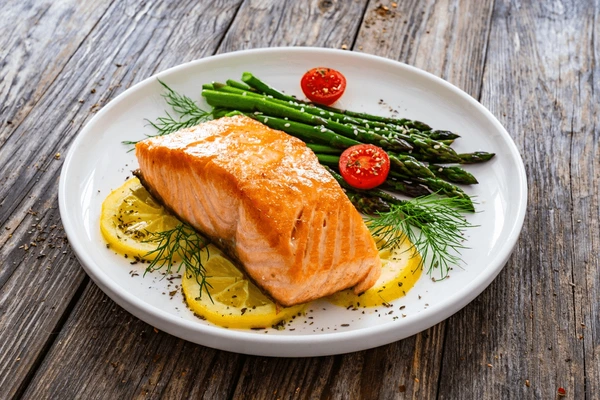
#> input picture src/images/x003.jpeg, 600 x 400 px
$ jupyter execute --allow-errors macronutrients_estimation.ipynb
#> lines starting #> are read from the running program, lines starting #| are printed output that depends on the picture
### src/macro_nutrients_estimation.py
import numpy as np
import random
import cv2
from src.segment_enhanced_model import SegmentEnhancedModel
from src.volume_estimation import VolumeEstimator

class MacroNutrientsEstimator:
    def __init__(self, sam_model_type:str="vit_b", depth_layers:int=20, voxel_volume:int=1):
        self.segmentation_model = SegmentEnhancedModel(sam_model_type=sam_model_type)
        self.volume_estimator = VolumeEstimator(depth_layers=depth_layers, voxel_volume=voxel_volume)

    # [41 lines left out: functions _get_food_nutrition_info, estimate_macro_nutrients, not called in this run]

### macronutrients_estimation.ipynb
[cell 1]
import numpy as np
import cv2
import matplotlib.pyplot as plt

from src.macro_nutrients_estimation import MacroNutrientsEstimator

[cell 2]
input_image_path = "./src/images/x003.jpeg"

[cell 3]
original_image = cv2.imread(input_image_path)
#> original_image is the input picture: shape (400, 600, 3); mean B, G, R 112.8, 133.8, 151.4
image_test = cv2.cvtColor(original_image, cv2.COLOR_BGR2RGB)
image_test_rgb = cv2.resize(image_test, (512, 512))
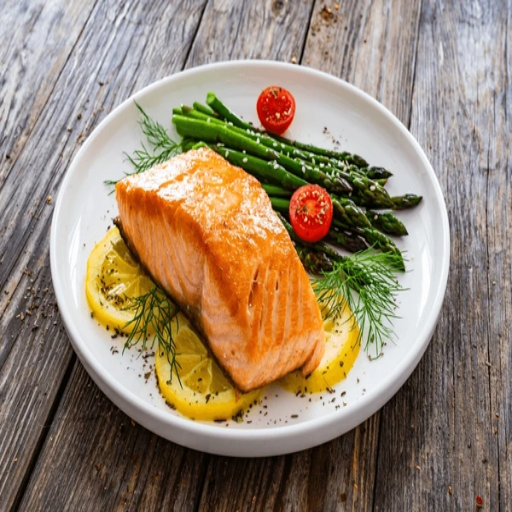
#> image_test_rgb: shape (512, 512, 3); mean R, G, B 151.3, 133.7, 112.7

#> (a cell that did not finish here is left out)


$ run again, with src/images/x001.jpeg copied over src/images/x003.jpeg
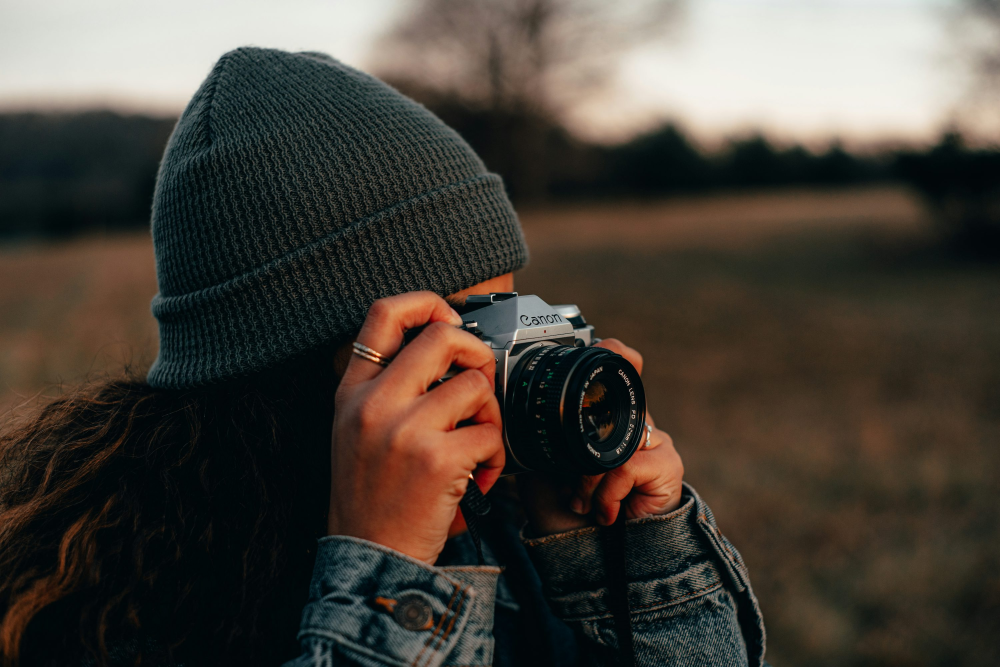
#> input picture src/images/x001.jpeg, 3000 x 2000 px (shown at 1/3 size)
#> original_image is the input picture: shape (2000, 3000, 3); mean B, G, R 58.6, 66.5, 72.3
#> `image_test_rgb = cv2.resize(image_test, (512, 512))`:
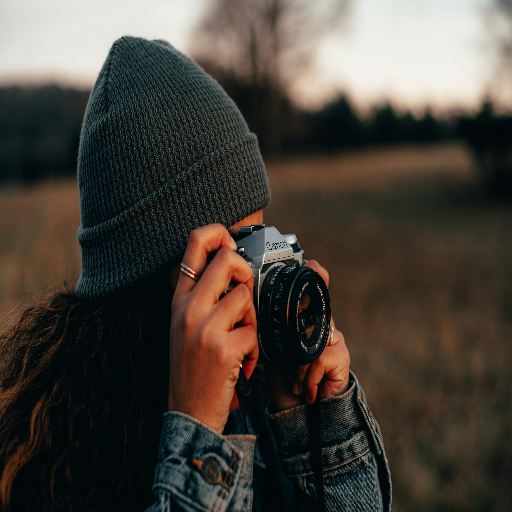
#> image_test_rgb: shape (512, 512, 3); mean R, G, B 72.2, 66.4, 58.5

$ run again, with src/images/x002.jpeg copied over src/images/x003.jpeg
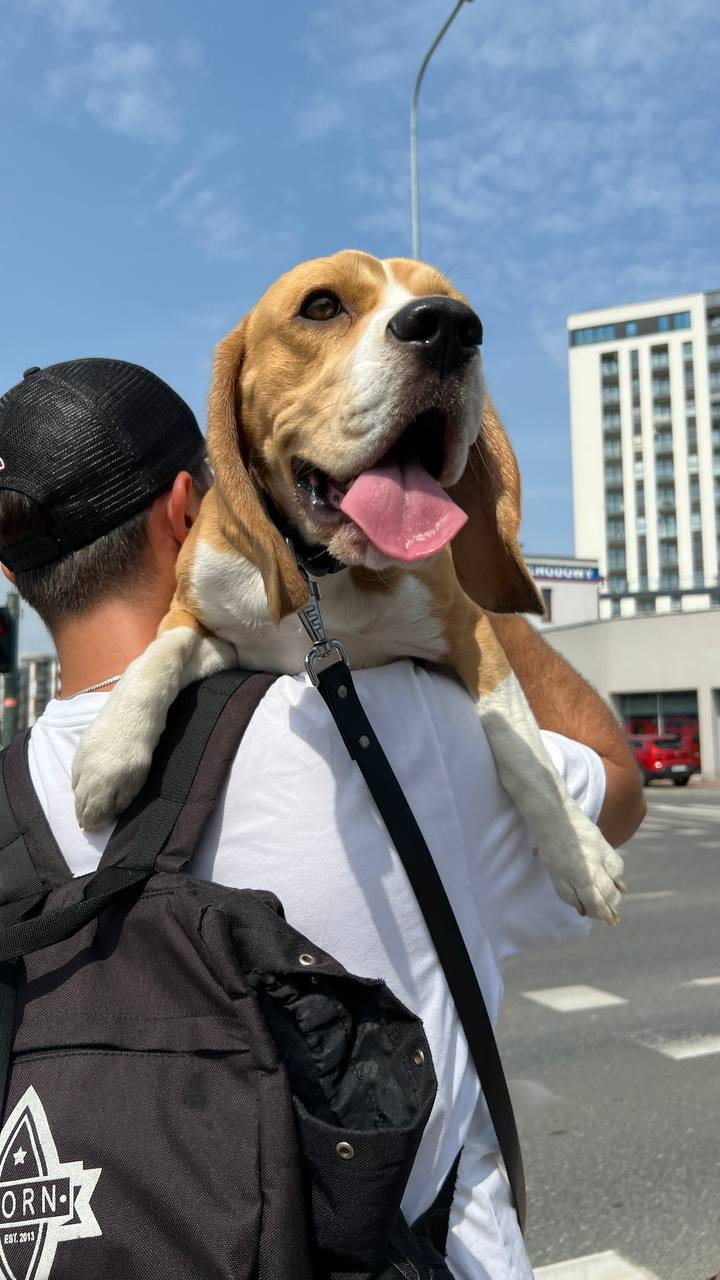
#> input picture src/images/x002.jpeg, 720 x 1280 px
#> original_image is the input picture: shape (1280, 720, 3); mean B, G, R 129.2, 120.9, 115.4
#> `image_test_rgb = cv2.resize(image_test, (512, 512))`:
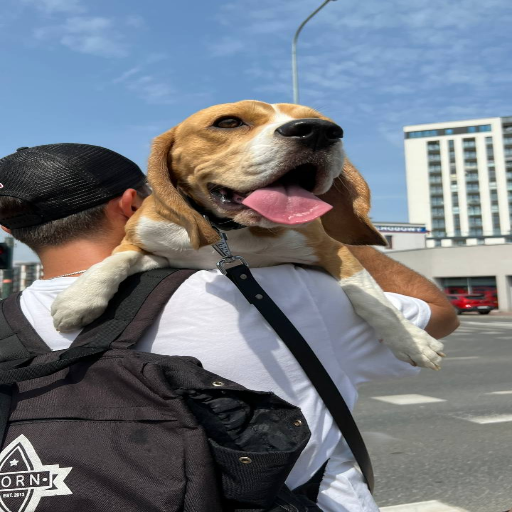
#> image_test_rgb: shape (512, 512, 3); mean R, G, B 115.3, 120.8, 129.1

$ run again, with src/images/x004.jpeg copied over src/images/x003.jpeg
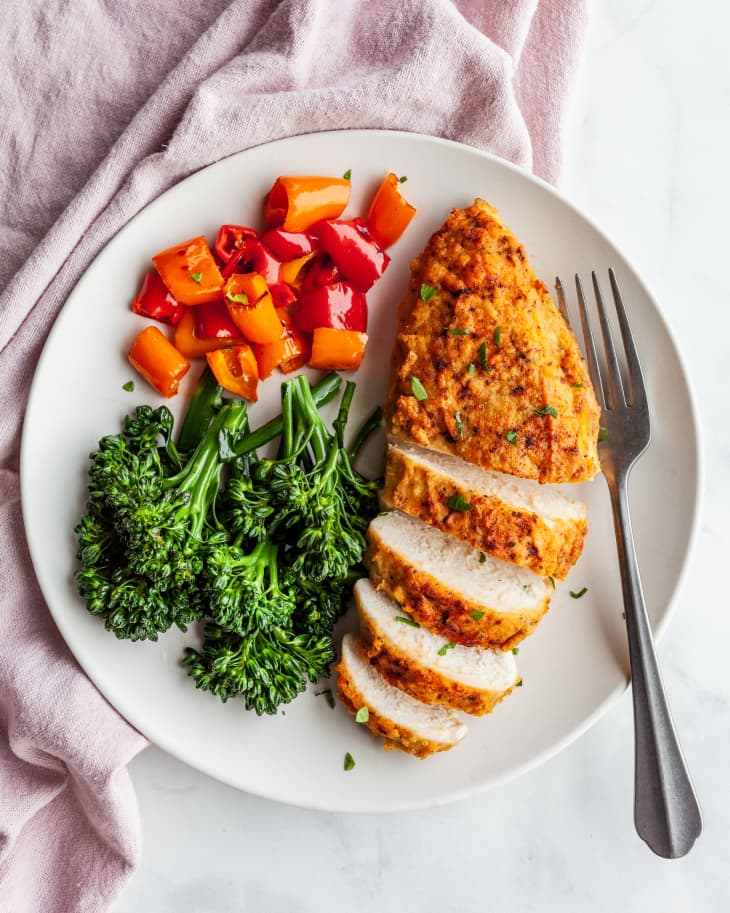
#> input picture src/images/x004.jpeg, 730 x 913 px
#> original_image is the input picture: shape (913, 730, 3); mean B, G, R 146.9, 163.4, 185.7
#> `image_test_rgb = cv2.resize(image_test, (512, 512))`:
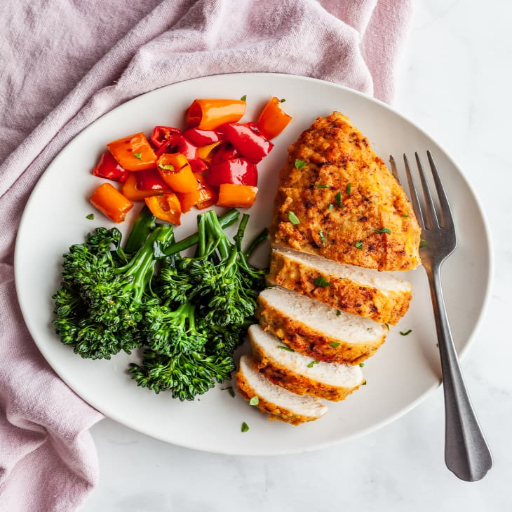
#> image_test_rgb: shape (512, 512, 3); mean R, G, B 185.6, 163.3, 146.8
